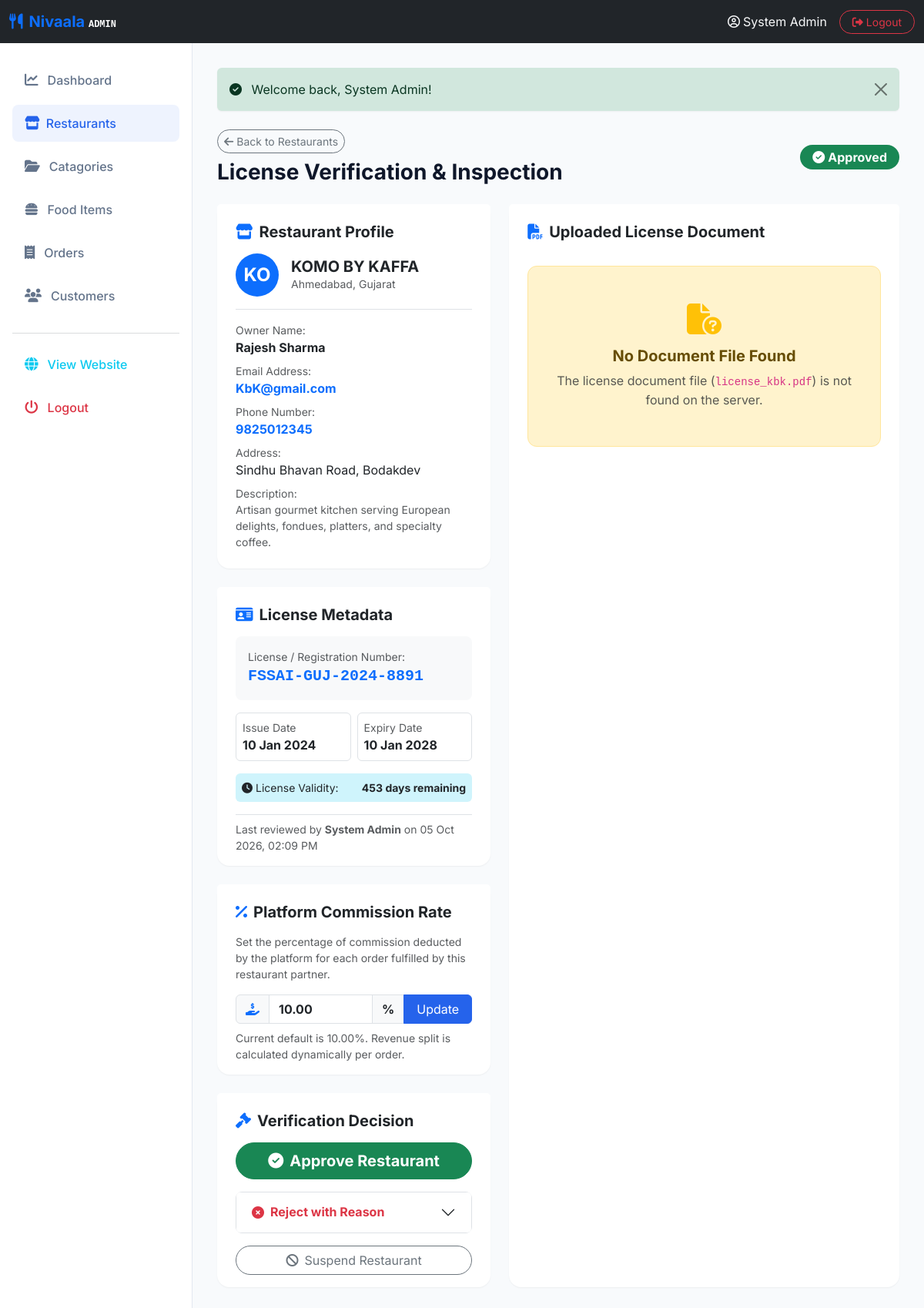
Page /admin/verify-license.php?id=1 (signed in) on the committed database.
### tables this page shows
CREATE TABLE `restaurants` (
  `id` int(11) NOT NULL AUTO_INCREMENT,
  `owner_id` int(11) NOT NULL,
  `restaurant_name` varchar(150) NOT NULL,
  `owner_name` varchar(150) NOT NULL,
  `email` varchar(150) NOT NULL,
  `phone` varchar(20) NOT NULL,
  `address` text NOT NULL,
  `city` varchar(100) NOT NULL,
  `state` varchar(100) NOT NULL,
  `license_number` varchar(100) NOT NULL,
  `license_issue_date` date NOT NULL,
  `license_expiry_date` date NOT NULL,
  `license_document` varchar(255) NOT NULL,
  `logo` varchar(255) DEFAULT NULL,
  `description` text DEFAULT NULL,
  `commission_rate` decimal(5,2) NOT NULL DEFAULT 10.00,
  `status` enum('Pending','Approved','Rejected','Suspended') NOT NULL DEFAULT 'Pending',
  `rejection_reason` text DEFAULT NULL,
  `approved_by` int(11) DEFAULT NULL,
  `approved_at` datetime DEFAULT NULL,
  `created_at` timestamp NOT NULL DEFAULT current_timestamp(),
  `updated_at` timestamp NOT NULL DEFAULT current_timestamp() ON UPDATE current_timestamp(),
  PRIMARY KEY (`id`),
  UNIQUE KEY `email` (`email`),
  UNIQUE KEY `license_number` (`license_number`),
  KEY `owner_id` (`owner_id`),
  KEY `approved_by` (`approved_by`),
  CONSTRAINT `restaurants_ibfk_1` FOREIGN KEY (`owner_id`) REFERENCES `users` (`id`) ON DELETE CASCADE,
  CONSTRAINT `restaurants_ibfk_2` FOREIGN KEY (`approved_by`) REFERENCES `users` (`id`) ON DELETE SET NULL
);

CREATE TABLE `users` (
  `id` int(11) NOT NULL AUTO_INCREMENT,
  `name` varchar(100) NOT NULL,
  `email` varchar(100) NOT NULL,
  `password` varchar(255) NOT NULL,
  `phone` varchar(15) NOT NULL,
  `address` text NOT NULL,
  `role` enum('customer','admin','restaurant_owner') DEFAULT 'customer',
  `created_at` timestamp NOT NULL DEFAULT current_timestamp(),
  PRIMARY KEY (`id`),
  UNIQUE KEY `email` (`email`)
);

### admin/verify-license.php (the view, shortened to what this page needs)
<?php
require_once 'includes/header.php';
$id = isset($_GET['id']) ? (int)$_GET['id'] : 0;
$stmt = $conn->prepare("SELECT r.*, u.name as owner_account_name, u.email as owner_account_email,
                               a.name as approver_name
                        FROM restaurants r
                        JOIN users u ON r.owner_id = u.id
                        LEFT JOIN users a ON r.approved_by = a.id
                        WHERE r.id = ?");
$stmt->execute([$id]);
$r = $stmt->fetch();
$today = new DateTime();
$issue_date = new DateTime($r['license_issue_date']);
$expiry_date = new DateTime($r['license_expiry_date']);
$is_expired = $expiry_date < $today;
$days_remaining = $today->diff($expiry_date)->days;
$license_file_path = __DIR__ . '/../uploads/licenses/' . $r['license_document'];
$license_file_exists = !empty($r['license_document']) && file_exists($license_file_path);
?>
<div class="d-flex justify-content-between align-items-center mb-4">
  <div>
    <a href="restaurants.php" class="btn btn-outline-secondary btn-sm rounded-pill mb-2">
      <i class="fa-solid fa-arrow-left me-1"></i>Back to Restaurants
    </a>
    <h3 class="fw-bold mb-0">License Verification & Inspection</h3>
  </div>
  <div>
    <?php if ($r['status'] === 'Approved'): ?>
      <span class="badge bg-success px-3 py-2 fs-6 rounded-pill"><i class="fa-solid fa-circle-check me-1"></i>Approved</span>
    <?php elseif ($r['status'] === 'Pending'): ?>
      <span class="badge bg-warning text-dark px-3 py-2 fs-6 rounded-pill"><i class="fa-solid fa-clock me-1"></i>Pending Verification</span>
    <?php elseif ($r['status'] === 'Rejected'): ?>
      <span class="badge bg-danger px-3 py-2 fs-6 rounded-pill"><i class="fa-solid fa-circle-xmark me-1"></i>Rejected</span>
    <?php elseif ($r['status'] === 'Suspended'): ?>
      <span class="badge bg-secondary px-3 py-2 fs-6 rounded-pill"><i class="fa-solid fa-ban me-1"></i>Suspended</span>
    <?php endif; ?>
  </div>
</div>
<div class="row g-4">
  <div class="col-lg-5">
    <div class="card border-0 shadow-sm-custom mb-4" style="border-radius: 16px;">
      <div class="card-header bg-white border-0 pt-4 px-4 pb-0">
        <h5 class="fw-bold mb-0"><i class="fa-solid fa-store me-2 text-primary"></i>Restaurant Profile</h5>
      </div>
      <div class="card-body px-4">
        <div class="d-flex align-items-center gap-3 mb-3 pb-3 border-bottom">
          <?php if (!empty($r['logo']) && file_exists(__DIR__ . '/../uploads/logos/' . $r['logo'])): ?>
            <img src="../uploads/logos/<?php echo htmlspecialchars($r['logo']); ?>" alt="Logo" class="rounded-circle object-fit-cover shadow-sm" style="width: 56px; height: 56px;">
          <?php else: ?>
            <div class="bg-primary text-white rounded-circle d-flex align-items-center justify-content-center fw-bold fs-4" style="width: 56px; height: 56px;">
              <?php echo strtoupper(substr($r['restaurant_name'], 0, 2)); ?>
            </div>
          <?php endif; ?>
          <div>
            <h5 class="fw-bold mb-0"><?php echo htmlspecialchars($r['restaurant_name']); ?></h5>
            <div class="text-muted small"><?php echo htmlspecialchars($r['city']) . ', ' . htmlspecialchars($r['state']); ?></div>
          </div>
        </div>
        <div class="mb-2">
          <span class="text-muted small d-block">Owner Name:</span>
          <strong><?php echo htmlspecialchars($r['owner_name']); ?></strong>
        </div>
        <div class="mb-2">
          <span class="text-muted small d-block">Email Address:</span>
          <strong><a href="mailto:<?php echo htmlspecialchars($r['email']); ?>" class="text-decoration-none"><?php echo htmlspecialchars($r['email']); ?></a></strong>
        </div>
        <div class="mb-2">
          <span class="text-muted small d-block">Phone Number:</span>
          <strong><a href="tel:<?php echo htmlspecialchars($r['phone']); ?>" class="text-decoration-none"><?php echo htmlspecialchars($r['phone']); ?></a></strong>
        </div>
        <div class="mb-2">
          <span class="text-muted small d-block">Address:</span>
          <div><?php echo nl2br(htmlspecialchars($r['address'])); ?></div>
        </div>
        <?php if (!empty($r['description'])): ?>
          <div class="mb-2">
            <span class="text-muted small d-block">Description:</span>
            <div class="text-muted small"><?php echo nl2br(htmlspecialchars($r['description'])); ?></div>
          </div>
        <?php endif; ?>
      </div>
    </div>
    <div class="card border-0 shadow-sm-custom mb-4" style="border-radius: 16px;">
      <div class="card-header bg-white border-0 pt-4 px-4 pb-0">
        <h5 class="fw-bold mb-0"><i class="fa-solid fa-id-card me-2 text-primary"></i>License Metadata</h5>
      </div>
      <div class="card-body px-4">
        <div class="p-3 bg-light rounded-3 mb-3">
          <div class="text-muted small">License / Registration Number:</div>
          <div class="fs-5 fw-bold font-monospace text-primary"><?php echo htmlspecialchars($r['license_number']); ?></div>
        </div>
        <div class="row g-2 mb-3">
          <div class="col-6">
            <div class="p-2 border rounded">
              <span class="text-muted small d-block">Issue Date</span>
              <strong><?php echo $issue_date->format('d M Y'); ?></strong>
            </div>
          </div>
          <div class="col-6">
            <div class="p-2 border rounded <?php echo $is_expired ? 'border-danger bg-danger-subtle' : ''; ?>">
              <span class="text-muted small d-block">Expiry Date</span>
              <strong class="<?php echo $is_expired ? 'text-danger' : ''; ?>"><?php echo $expiry_date->format('d M Y'); ?></strong>
            </div>
          </div>
        </div>
        <div class="d-flex align-items-center justify-content-between p-2 rounded <?php echo $is_expired ? 'bg-danger text-white' : 'bg-info-subtle text-dark'; ?> small mb-2">
          <span><i class="fa-solid fa-clock me-1"></i>License Validity:</span>
          <strong>
            <?php if ($is_expired): ?>
              Expired <?php echo abs($days_remaining); ?> days ago
            <?php else: ?>
              <?php echo $days_remaining; ?> days remaining
            <?php endif; ?>
          </strong>
        </div>
        <?php if ($r['approved_by']): ?>
          <div class="text-muted small mt-3 pt-2 border-top">
            Last reviewed by <strong><?php echo htmlspecialchars($r['approver_name'] ?? 'Admin'); ?></strong>
            on <?php echo date('d M Y, h:i A', strtotime($r['approved_at'])); ?>
          </div>
        <?php endif; ?>
      </div>
    </div>
    <div class="card border-0 shadow-sm-custom mb-4" style="border-radius: 16px;">
      <div class="card-header bg-white border-0 pt-4 px-4 pb-0">
        <h5 class="fw-bold mb-0"><i class="fa-solid fa-percent me-2 text-primary"></i>Platform Commission Rate</h5>
      </div>
      <div class="card-body px-4">
        <p class="text-muted small mb-3">Set the percentage of commission deducted by the platform for each order fulfilled by this restaurant partner.</p>
        <form method="POST" action="verify-license.php?id=<?php echo $id; ?>">
          <div class="input-group mb-2">
            <span class="input-group-text bg-light fw-bold"><i class="fa-solid fa-hand-holding-dollar text-primary"></i></span>
            <input type="number" step="0.01" min="0" max="100" name="commission_rate" class="form-control fw-bold" value="<?php echo number_format((float)($r['commission_rate'] ?? 10.00), 2); ?>" required>
            <span class="input-group-text fw-bold">%</span>
            <button type="submit" class="btn btn-primary px-3">Update</button>
          </div>
          <div class="small text-muted">Current default is 10.00%. Revenue split is calculated dynamically per order.</div>
        </form>
      </div>
    </div>
    <div class="card border-0 shadow-sm-custom" style="border-radius: 16px;">
      <div class="card-header bg-white border-0 pt-4 px-4 pb-0">
        <h5 class="fw-bold mb-0"><i class="fa-solid fa-gavel me-2 text-primary"></i>Verification Decision</h5>
      </div>
      <div class="card-body px-4">
        <form method="POST" action="verify-license.php?id=<?php echo $id; ?>" class="mb-3" onsubmit="return confirm('Confirm approval for this restaurant?');">
          <button type="submit" class="btn btn-success btn-lg w-100 rounded-pill fw-bold" <?php echo $is_expired ? 'onclick="return confirm(\'Warning: The license date appears expired. Are you sure you want to approve?\');"' : ''; ?>>
            <i class="fa-solid fa-circle-check me-2"></i>Approve Restaurant
          </button>
        </form>
        <div class="accordion mb-3" id="rejectAccordion">
          <div class="accordion-item border rounded-3">
            <h2 class="accordion-header">
              <button class="accordion-button collapsed text-danger fw-bold" type="button" data-bs-toggle="collapse" data-bs-target="#rejectCollapse">
                <i class="fa-solid fa-circle-xmark me-2"></i>Reject with Reason
              </button>
            </h2>
          </div>
        </div>
        <?php if ($r['status'] === 'Approved'): ?>
          <form method="POST" action="verify-license.php?id=<?php echo $id; ?>" onsubmit="return confirm('Suspend this restaurant? Customers will no longer be able to place orders.');">
            <button type="submit" class="btn btn-outline-secondary w-100 rounded-pill">
              <i class="fa-solid fa-ban me-2"></i>Suspend Restaurant
            </button>
          </form>
        <?php endif; ?>
      </div>
    </div>
  </div>
  <div class="col-lg-7">
    <div class="card border-0 shadow-sm-custom h-100" style="border-radius: 16px;">
      <div class="card-header bg-white border-0 pt-4 px-4 pb-3 d-flex justify-content-between align-items-center">
        <h5 class="fw-bold mb-0"><i class="fa-solid fa-file-pdf me-2 text-primary"></i>Uploaded License Document</h5>
      </div>
      <div class="card-body px-4 pb-4">
        <?php if (!$license_file_exists): ?>
          <div class="alert alert-warning text-center py-5" style="border-radius: 12px;">
            <i class="fa-solid fa-file-circle-question fs-1 d-block mb-3 text-warning"></i>
            <h5 class="fw-bold">No Document File Found</h5>
            <p class="text-muted mb-0">The license document file (<code><?php echo htmlspecialchars($r['license_document']); ?></code>) is not found on the server.</p>
          </div>
        <?php else: ?>
          <div class="text-center p-3 border rounded bg-light">
            <img src="../uploads/licenses/<?php echo htmlspecialchars($r['license_document']); ?>" alt="License Scan" class="img-fluid rounded shadow-sm" style="max-height: 550px;">
          </div>
        <?php endif; ?>
      </div>
    </div>
  </div>
</div>
<?php require_once 'includes/footer.php'; ?>

### assets/css/style.css (style rules this page uses)
:root { --bg-color: #F8FAFC; --primary-color: #2563EB; --secondary-color: #4F46E5; --ai-accent: #7C3AED; --success-color: #10B981; --text-color: #0F172A; --text-secondary: #64748B; --card-bg: #FFFFFF; --border-color: #E2E8F0; }
body { background-color: var(--bg-color); color: var(--text-color); font-family: 'Inter', -apple-system, BlinkMacSystemFont, "Segoe UI", Roboto, "Helvetica Neue", Arial, sans-serif; min-height: 100vh; display: flex; flex-direction: column; }
.btn-primary { background-color: var(--primary-color); border-color: var(--primary-color); }
.shadow-sm-custom { box-shadow: 0 1px 2px 0 rgba(0, 0, 0, 0.05); }

### rows in the picture
restaurants: restaurant_name "KO", restaurant_name "KOMO BY KAFFA", city "Ahmedabad", state "Gujarat", owner_name "Rajesh Sharma", email "KbK@gmail.com", phone "9825012345", address "Sindhu Bhavan Road, Bodakdev", description "Artisan gourmet kitchen serving European delights, fondues, platters, and specialty coffee.", license_number "FSSAI-GUJ-2024-8891", license_issue_date "10 Jan 2024", license_expiry_date "10 Jan 2028", license_expiry_date "453", approved_by.name "System Admin", approved_at "05 Oct 2026, 02:09 PM", commission_rate "10.00", license_document "license_kbk.pdf"

### other values in the picture
$_SESSION['user_name'] "System Admin"
$_SESSION['success'] "Welcome back, System Admin!"
